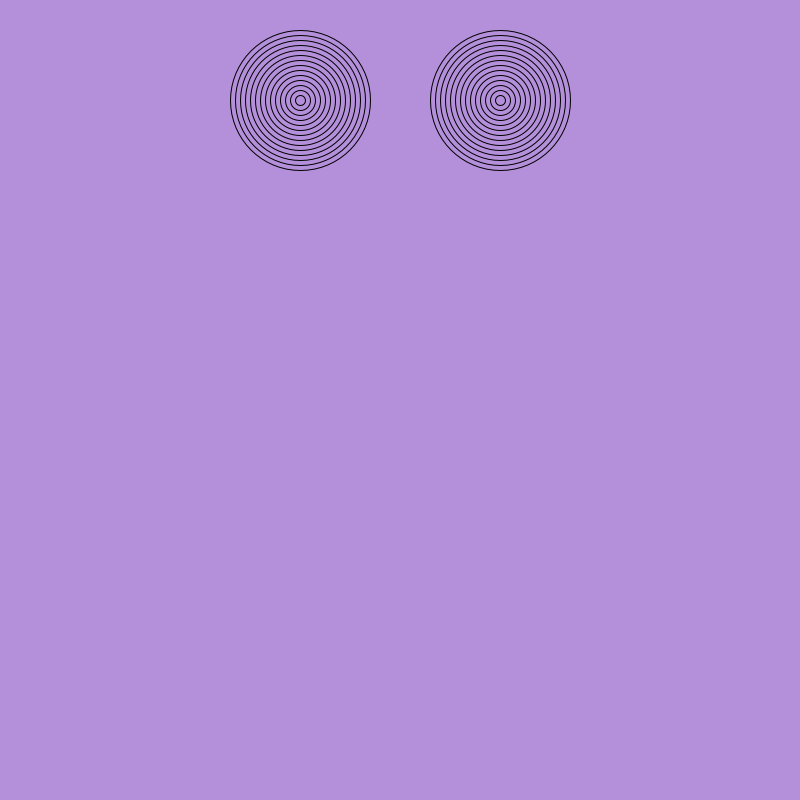
Frame 1 (no input)
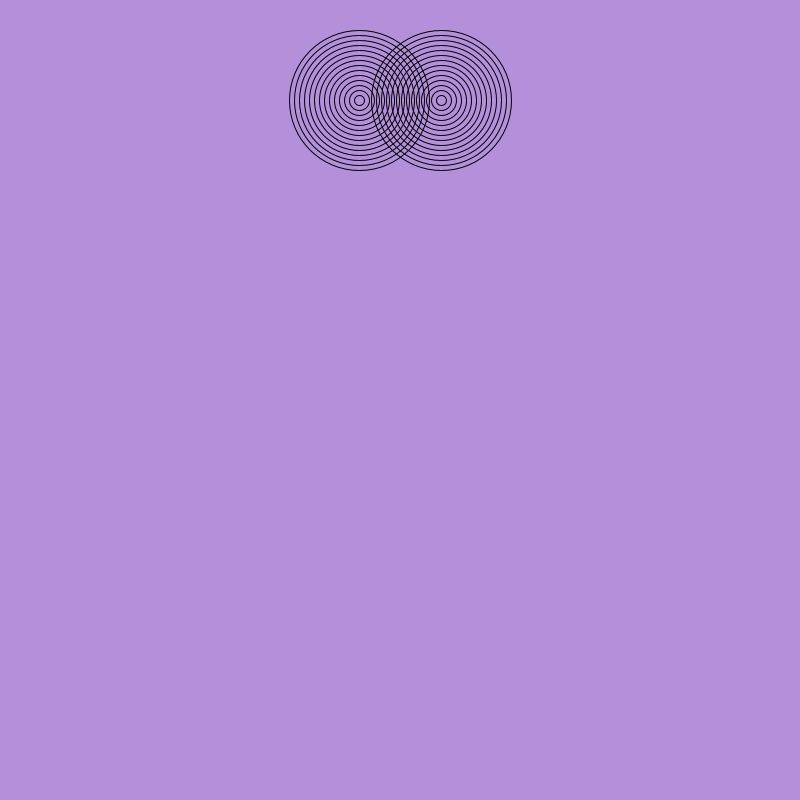
Frame 60 (the mouse pressed at the canvas centre just before this capture)
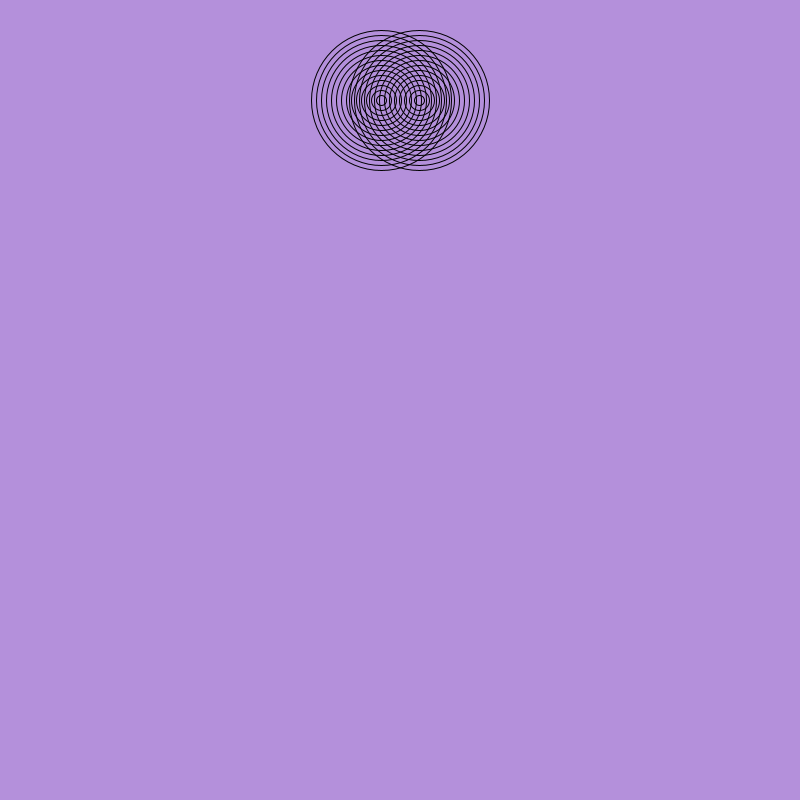
Frame 120 (the mouse held since frame 60 and released just before this capture)

The Processing sketch that drew these frames (run headless with seeded random() and noise(); from frame 60 on, the mouse is pressed at the canvas centre):

// Processing sketch: amazing_rings
// ── amazing_rings.pde
int x1 = 300;
int x2 = 500;
void setup(){
size(800,800);
}

void draw(){
  background(#B490DB);
  for(int i=14; i>0; i--){

if (i%2==0){
noFill();
} else {
 noFill();
}
 ellipse(x1,100,i*10, i*10);
}
x1++;
if(x1==800){
  x1=0;
}




for(int i=14; i>0; i--){

if (i%2==0){
noFill();
} else {
 noFill();
}
 ellipse(x2,100,i*10, i*10);
}
x2--;

if(x2==0){
  x2=800;
}


}

  
  
  
  
  
  
  
  
  
  

  
